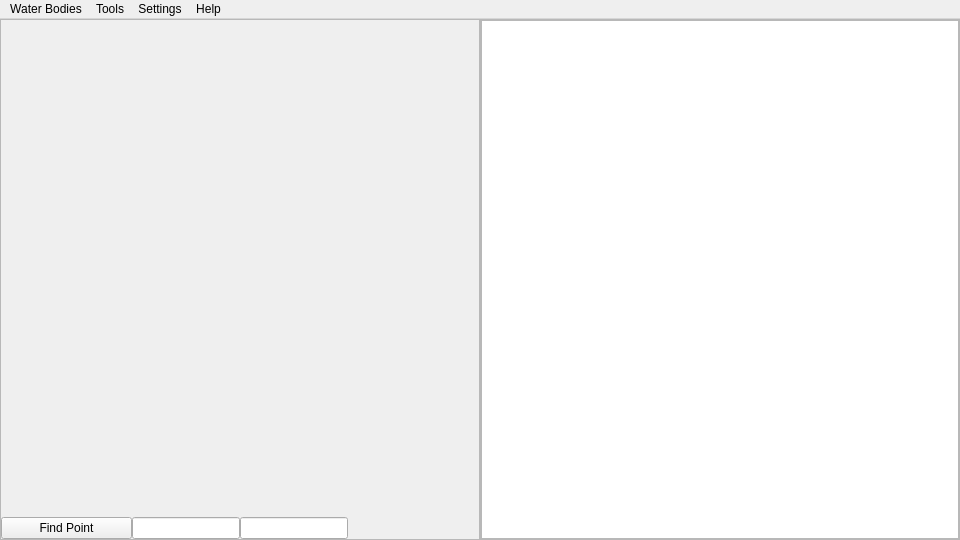
<?xml version="1.0" encoding="UTF-8"?>
<ui version="4.0">
 <class>MainWindow</class>
 <widget class="QMainWindow" name="MainWindow">
  <property name="windowModality">
   <enum>Qt::NonModal</enum>
  </property>
  <property name="enabled">
   <bool>true</bool>
  </property>
  <property name="geometry">
   <rect>
    <x>0</x>
    <y>0</y>
    <width>960</width>
    <height>540</height>
   </rect>
  </property>
  <property name="mouseTracking">
   <bool>false</bool>
  </property>
  <property name="windowIcon">
   <iconset resource="resource.qrc">
    <normaloff>:/image/fish.png</normaloff>:/image/fish.png</iconset>
  </property>
  <property name="layoutDirection">
   <enum>Qt::LeftToRight</enum>
  </property>
  <widget class="QWidget" name="centralWidget">
   <property name="sizePolicy">
    <sizepolicy hsizetype="Ignored" vsizetype="Ignored">
     <horstretch>0</horstretch>
     <verstretch>0</verstretch>
    </sizepolicy>
   </property>
   <property name="accessibleName">
    <string/>
   </property>
   <layout class="QGridLayout" name="gridLayout">
    <property name="leftMargin">
     <number>0</number>
    </property>
    <property name="topMargin">
     <number>0</number>
    </property>
    <property name="rightMargin">
     <number>0</number>
    </property>
    <property name="bottomMargin">
     <number>0</number>
    </property>
    <property name="spacing">
     <number>0</number>
    </property>
    <item row="0" column="1">
     <widget class="QFrame" name="frameTable">
      <property name="frameShape">
       <enum>QFrame::StyledPanel</enum>
      </property>
      <property name="frameShadow">
       <enum>QFrame::Raised</enum>
      </property>
      <layout class="QGridLayout" name="gridLayoutFrameTable">
       <property name="leftMargin">
        <number>0</number>
       </property>
       <property name="topMargin">
        <number>0</number>
       </property>
       <property name="rightMargin">
        <number>0</number>
       </property>
       <property name="bottomMargin">
        <number>0</number>
       </property>
       <property name="spacing">
        <number>0</number>
       </property>
       <item row="0" column="0">
        <widget class="QTableView" name="tableView">
         <property name="sizePolicy">
          <sizepolicy hsizetype="Ignored" vsizetype="Ignored">
           <horstretch>0</horstretch>
           <verstretch>0</verstretch>
          </sizepolicy>
         </property>
        </widget>
       </item>
      </layout>
     </widget>
    </item>
    <item row="0" column="0">
     <widget class="QFrame" name="frameMap">
      <property name="frameShape">
       <enum>QFrame::StyledPanel</enum>
      </property>
      <property name="frameShadow">
       <enum>QFrame::Raised</enum>
      </property>
      <layout class="QGridLayout" name="gridLayoutFrameMap">
       <property name="leftMargin">
        <number>0</number>
       </property>
       <property name="topMargin">
        <number>0</number>
       </property>
       <property name="rightMargin">
        <number>0</number>
       </property>
       <property name="bottomMargin">
        <number>0</number>
       </property>
       <property name="spacing">
        <number>0</number>
       </property>
       <item row="0" column="0">
        <layout class="QVBoxLayout" name="verticalLayoutMapPoint">
         <property name="spacing">
          <number>0</number>
         </property>
         <item>
          <widget class="QLabelEventGetPoint" name="labelImageMap">
           <property name="sizePolicy">
            <sizepolicy hsizetype="Ignored" vsizetype="Expanding">
             <horstretch>0</horstretch>
             <verstretch>0</verstretch>
            </sizepolicy>
           </property>
           <property name="mouseTracking">
            <bool>true</bool>
           </property>
           <property name="text">
            <string/>
           </property>
           <property name="scaledContents">
            <bool>true</bool>
           </property>
          </widget>
         </item>
         <item>
          <layout class="QHBoxLayout" name="horizontalLayoutPoint">
           <property name="spacing">
            <number>0</number>
           </property>
           <item>
            <widget class="QPushButton" name="pushButtonFindGamePoint">
             <property name="text">
              <string>Find Point</string>
             </property>
            </widget>
           </item>
           <item>
            <widget class="QLineEdit" name="textEditPointX">
             <property name="sizePolicy">
              <sizepolicy hsizetype="Fixed" vsizetype="Fixed">
               <horstretch>0</horstretch>
               <verstretch>0</verstretch>
              </sizepolicy>
             </property>
             <property name="inputMethodHints">
              <set>Qt::ImhDigitsOnly</set>
             </property>
             <property name="text">
              <string/>
             </property>
             <property name="maxLength">
              <number>4</number>
             </property>
             <property name="alignment">
              <set>Qt::AlignCenter</set>
             </property>
            </widget>
           </item>
           <item>
            <widget class="QLineEdit" name="textEditPointY">
             <property name="sizePolicy">
              <sizepolicy hsizetype="Fixed" vsizetype="Fixed">
               <horstretch>0</horstretch>
               <verstretch>0</verstretch>
              </sizepolicy>
             </property>
             <property name="inputMethodHints">
              <set>Qt::ImhDigitsOnly</set>
             </property>
             <property name="text">
              <string/>
             </property>
             <property name="maxLength">
              <number>4</number>
             </property>
             <property name="alignment">
              <set>Qt::AlignCenter</set>
             </property>
            </widget>
           </item>
           <item>
            <widget class="QLabelClearTextTimer" name="labelInformator">
             <property name="text">
              <string/>
             </property>
             <property name="alignment">
              <set>Qt::AlignCenter</set>
             </property>
            </widget>
           </item>
          </layout>
         </item>
         <item>
          <widget class="QWidget" name="widgetPoint" native="true">
           <property name="sizePolicy">
            <sizepolicy hsizetype="Ignored" vsizetype="Minimum">
             <horstretch>0</horstretch>
             <verstretch>0</verstretch>
            </sizepolicy>
           </property>
           <layout class="QGridLayout" name="gridLayout_3">
            <property name="leftMargin">
             <number>0</number>
            </property>
            <property name="topMargin">
             <number>0</number>
            </property>
            <property name="rightMargin">
             <number>0</number>
            </property>
            <property name="bottomMargin">
             <number>0</number>
            </property>
            <property name="spacing">
             <number>0</number>
            </property>
           </layout>
          </widget>
         </item>
        </layout>
       </item>
      </layout>
     </widget>
    </item>
   </layout>
  </widget>
  <widget class="QMenuBar" name="menuBar">
   <property name="geometry">
    <rect>
     <x>0</x>
     <y>0</y>
     <width>960</width>
     <height>22</height>
    </rect>
   </property>
   <widget class="QMenu" name="menuWaterBodies">
    <property name="title">
     <string>Water Bodies</string>
    </property>
   </widget>
   <widget class="QMenu" name="menuHelp">
    <property name="title">
     <string>Help</string>
    </property>
    <addaction name="actionAbout"/>
    <addaction name="separator"/>
    <addaction name="actionExit"/>
   </widget>
   <widget class="QMenu" name="menuTools">
    <property name="title">
     <string>Tools</string>
    </property>
    <addaction name="actionMapsManager"/>
   </widget>
   <widget class="QMenu" name="menuSettings">
    <property name="title">
     <string>Settings</string>
    </property>
    <widget class="QMenu" name="menuPointsFontColor">
     <property name="title">
      <string>Points Font Color</string>
     </property>
    </widget>
    <widget class="QMenu" name="menuLanguage">
     <property name="title">
      <string>Language</string>
     </property>
    </widget>
    <widget class="QMenu" name="menuPointsImageSize">
     <property name="title">
      <string>Points Image Size</string>
     </property>
    </widget>
    <widget class="QMenu" name="menuPointsFontSize">
     <property name="title">
      <string>Points Font Size</string>
     </property>
    </widget>
    <addaction name="menuLanguage"/>
    <addaction name="separator"/>
    <addaction name="actionSounds"/>
    <addaction name="menuPointsFontColor"/>
    <addaction name="menuPointsFontSize"/>
    <addaction name="menuPointsImageSize"/>
   </widget>
   <addaction name="menuWaterBodies"/>
   <addaction name="menuTools"/>
   <addaction name="menuSettings"/>
   <addaction name="menuHelp"/>
  </widget>
  <action name="actionAbout">
   <property name="text">
    <string>About...</string>
   </property>
  </action>
  <action name="actionExit">
   <property name="text">
    <string>Exit</string>
   </property>
  </action>
  <action name="actionMapsManager">
   <property name="text">
    <string>Maps Manager...</string>
   </property>
  </action>
  <action name="actionSounds">
   <property name="checkable">
    <bool>true</bool>
   </property>
   <property name="checked">
    <bool>true</bool>
   </property>
   <property name="text">
    <string>Sounds</string>
   </property>
  </action>
 </widget>
 <layoutdefault spacing="6" margin="11"/>
 <customwidgets>
  <customwidget>
   <class>QLabelEventGetPoint</class>
   <extends>QLabel</extends>
   <header>QLabelEventGetPoint.h</header>
  </customwidget>
  <customwidget>
   <class>QLabelClearTextTimer</class>
   <extends>QLabel</extends>
   <header>QLabelClearTextTimer.h</header>
  </customwidget>
 </customwidgets>
 <resources>
  <include location="resource.qrc"/>
 </resources>
 <connections>
  <connection>
   <sender>actionExit</sender>
   <signal>triggered()</signal>
   <receiver>MainWindow</receiver>
   <slot>close()</slot>
   <hints>
    <hint type="sourcelabel">
     <x>-1</x>
     <y>-1</y>
    </hint>
    <hint type="destinationlabel">
     <x>199</x>
     <y>149</y>
    </hint>
   </hints>
  </connection>
 </connections>
</ui>
